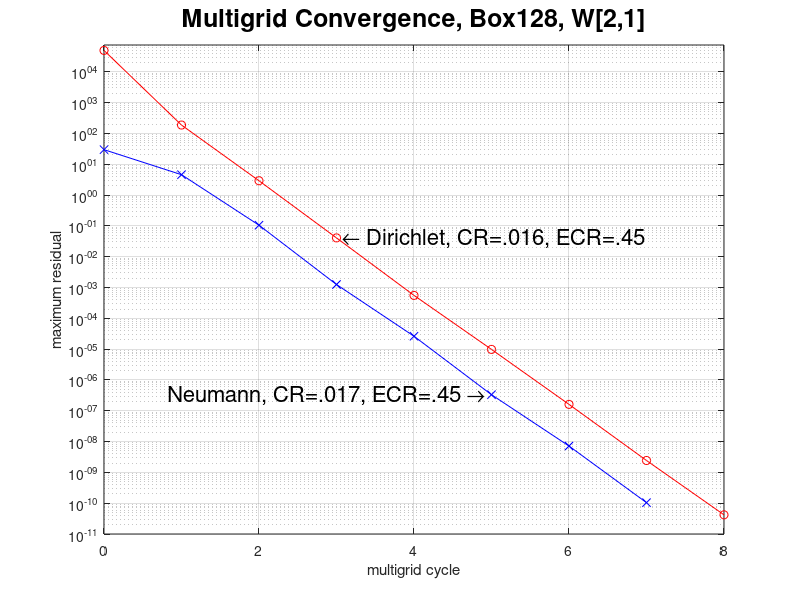

This chart was generated by the following MATLAB code:

clear;

t=[0 1 2 3 4 5 6 7 8 ];
defect=[4.915e+04 1.863e+02 2.902e+00 4.059e-02 5.531e-04 9.775e-06 1.607e-07 2.428e-09 4.190e-11 ];
tn=[0 1 2 3 4 5 6 7 ];
defectn=[2.961e+01 4.565e+00 1.049e-01 1.247e-03 2.615e-05 3.313e-07 7.160e-09 1.041e-10 ];
clf
set(gca,'FontSize',16);
plot(t,defect,'r-o',tn,defectn,'b-x');
title('Multigrid Convergence, Box128, W[2,1]','FontSize',18);
ylabel('maximum residual');
xlabel('multigrid cycle');
set(gca,'YScale','log');
grid on
% legend('BC=Dirichlet','BC=Neumann');
text(t(4),defect(4),' \leftarrow Dirichlet, CR=.016, ECR=.45','HorizontalAlignment','left','FontSize',16);
text(tn(6),defectn(6),'Neumann, CR=.017, ECR=.45 \rightarrow ','HorizontalAlignment','right','FontSize',16);

yMax=max(defect(1),defectn(1))*1.5;
yMin=1.e-11;
set(gca,'YLim',[yMin yMax]);

% print -deps2 residual.box128.DN.eps
% print -depsc2 residual.box128.DN.eps


%legend('Grid: box128. 03/07/17','BC: DDDDDD.','Second-order accurate.','2.4e+06 points. 5 levels.','CR=0.016, ECR=0.43, W[2,1]');
% legend('Grid: box128. 03/07/17','BC: MMMNNN.','Second-order accurate.','2.4e+06 points. 5 levels.','CR=0.017, ECR=0.44, W[2,1]');


% **** Dirichlet
%  $i$   & $\vert\vert\mbox{res}\vert\vert_\infty$  &  CR     &  WU    & ECR  \\   \hline 
%  $ 1$  & $ 1.9e+02$ & $0.004$ & $ 6.9$ & $0.45$ \\ 
%  $ 2$  & $ 2.9e+00$ & $0.016$ & $ 4.9$ & $0.43$ \\ 
%  $ 3$  & $ 4.1e-02$ & $0.014$ & $ 4.9$ & $0.42$ \\ 
%  $ 4$  & $ 5.5e-04$ & $0.014$ & $ 4.9$ & $0.42$ \\ 
%  $ 5$  & $ 9.8e-06$ & $0.018$ & $ 4.9$ & $0.44$ \\ 
%  $ 6$  & $ 1.6e-07$ & $0.016$ & $ 4.9$ & $0.44$ \\ 
%  $ 7$  & $ 2.4e-09$ & $0.015$ & $ 5.9$ & $0.49$ \\ 
%  $ 8$  & $ 4.2e-11$ & $0.017$ & $ 5.9$ & $0.51$ \\ 
% \hline 
% \multicolumn{5}{|c|}{Grid: box128. 04/01/28}  \\
% \multicolumn{5}{|c|}{BC: DDDDDD.}  \\
% \multicolumn{5}{|c|}{Second-order accurate.}  \\
% \multicolumn{5}{|c|}{Trigonometric solution.}  \\
% \multicolumn{5}{|c|}{W[2,1]: rb $\omega=1.12$}  \\
% \multicolumn{5}{|c|}{2.35e+06 grid-points. 5 levels.}  \\
% \multicolumn{5}{|c|}{Average CR=$0.016$, ECR=$0.45$.}  \\
% \multicolumn{5}{|c|}{time/cycle = 2.03e+00 s.}  \\


% ******************* NMNNNN
% \begin{tabular}{|c|c|c|c|c|} \hline 
%  $i$   & $\vert\vert\mbox{res}\vert\vert_\infty$  &  CR     &  WU    & ECR  \\   \hline 
%  $ 1$  & $ 2.4e+00$ & $0.082$ & $ 6.9$ & $0.70$ \\ 
%  $ 2$  & $ 5.6e-02$ & $0.023$ & $ 4.9$ & $0.47$ \\ 
%  $ 3$  & $ 6.4e-04$ & $0.011$ & $ 4.9$ & $0.41$ \\ 
%  $ 4$  & $ 1.4e-05$ & $0.022$ & $ 4.9$ & $0.46$ \\ 
%  $ 5$  & $ 1.7e-07$ & $0.012$ & $ 4.9$ & $0.41$ \\ 
%  $ 6$  & $ 4.0e-09$ & $0.023$ & $ 4.9$ & $0.47$ \\ 
%  $ 7$  & $ 6.0e-11$ & $0.015$ & $ 5.9$ & $0.49$ \\ 
% \hline 
% \multicolumn{5}{|c|}{Grid: box128. 04/01/28}  \\
% \multicolumn{5}{|c|}{BC: NMNNNN.}  \\
% \multicolumn{5}{|c|}{Second-order accurate.}  \\
% \multicolumn{5}{|c|}{Trigonometric solution.}  \\
% \multicolumn{5}{|c|}{W[2,1]: rb $\omega=1.12$}  \\
% \multicolumn{5}{|c|}{2.35e+06 grid-points. 5 levels.}  \\
% \multicolumn{5}{|c|}{Average CR=$0.017$, ECR=$0.45$.}  \\
% \multicolumn{5}{|c|}{time/cycle = 1.96e+00 s.}  \\
